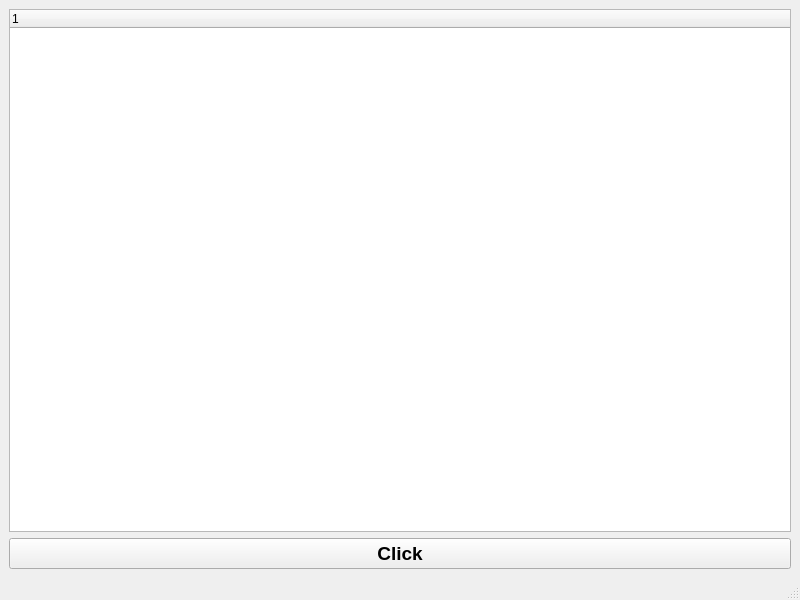
<?xml version="1.0" encoding="UTF-8"?>
<ui version="4.0">
 <class>MainWindow</class>
 <widget class="QMainWindow" name="MainWindow">
  <property name="geometry">
   <rect>
    <x>0</x>
    <y>0</y>
    <width>800</width>
    <height>600</height>
   </rect>
  </property>
  <property name="windowTitle">
   <string>MainWindow</string>
  </property>
  <widget class="QWidget" name="centralwidget">
   <layout class="QHBoxLayout" name="horizontalLayout">
    <item>
     <layout class="QVBoxLayout" name="verticalLayout">
      <item>
       <widget class="QTreeWidget" name="treeWidget">
        <column>
         <property name="text">
          <string notr="true">1</string>
         </property>
        </column>
       </widget>
      </item>
      <item>
       <widget class="QPushButton" name="pushButton">
        <property name="font">
         <font>
          <pointsize>14</pointsize>
          <weight>75</weight>
          <bold>true</bold>
         </font>
        </property>
        <property name="text">
         <string>Click</string>
        </property>
       </widget>
      </item>
     </layout>
    </item>
   </layout>
  </widget>
  <widget class="QMenuBar" name="menubar">
   <property name="geometry">
    <rect>
     <x>0</x>
     <y>0</y>
     <width>800</width>
     <height>21</height>
    </rect>
   </property>
  </widget>
  <widget class="QStatusBar" name="statusbar"/>
 </widget>
 <resources/>
 <connections/>
</ui>
